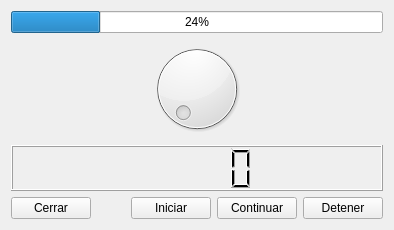
<?xml version="1.0" encoding="UTF-8"?>
<ui version="4.0">
 <class>Widget</class>
 <widget class="QWidget" name="Widget">
  <property name="geometry">
   <rect>
    <x>0</x>
    <y>0</y>
    <width>394</width>
    <height>230</height>
   </rect>
  </property>
  <property name="windowTitle">
   <string>Widget</string>
  </property>
  <layout class="QVBoxLayout" name="verticalLayout">
   <item>
    <widget class="QProgressBar" name="progressBar">
     <property name="value">
      <number>24</number>
     </property>
    </widget>
   </item>
   <item>
    <widget class="QDial" name="dial"/>
   </item>
   <item>
    <widget class="QLCDNumber" name="lcdNumber"/>
   </item>
   <item>
    <layout class="QHBoxLayout" name="horizontalLayout">
     <item>
      <widget class="QPushButton" name="cerrar_PushButton">
       <property name="text">
        <string>Cerrar</string>
       </property>
      </widget>
     </item>
     <item>
      <spacer name="horizontalSpacer">
       <property name="orientation">
        <enum>Qt::Horizontal</enum>
       </property>
       <property name="sizeHint" stdset="0">
        <size>
         <width>40</width>
         <height>20</height>
        </size>
       </property>
      </spacer>
     </item>
     <item>
      <widget class="QPushButton" name="iniciar_PushButton">
       <property name="text">
        <string>Iniciar</string>
       </property>
      </widget>
     </item>
     <item>
      <widget class="QPushButton" name="continuar_PushButton">
       <property name="text">
        <string>Continuar</string>
       </property>
      </widget>
     </item>
     <item>
      <widget class="QPushButton" name="detener_PushButton">
       <property name="text">
        <string>Detener</string>
       </property>
      </widget>
     </item>
    </layout>
   </item>
  </layout>
 </widget>
 <layoutdefault spacing="6" margin="11"/>
 <resources/>
 <connections/>
</ui>
